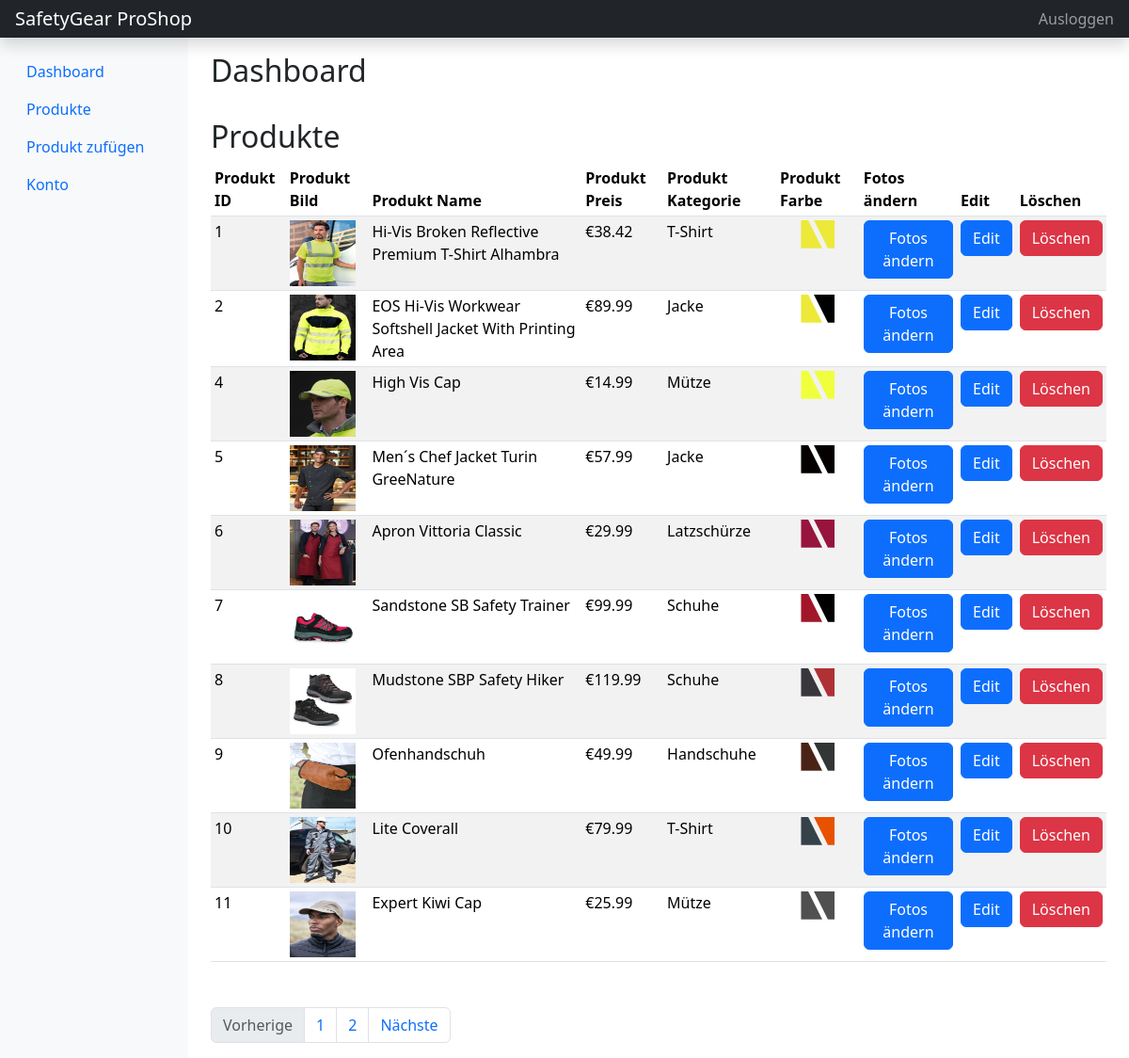
The page /admin/products.php (signed in) on the database its author committed.
### tables this page shows
CREATE TABLE `products` (
  `product_id` int(11) NOT NULL,
  `product_name` varchar(150) NOT NULL,
  `product_category` varchar(100) NOT NULL,
  `product_description` varchar(255) NOT NULL,
  `product_image1` varchar(255) NOT NULL,
  `product_image2` varchar(255) NOT NULL,
  `product_image3` varchar(255) NOT NULL,
  `product_image4` varchar(255) NOT NULL,
  `product_price` decimal(6,2) NOT NULL,
  `product_color1` varchar(10) DEFAULT NULL,
  `product_color2` varchar(10) DEFAULT NULL
);

### admin/products.php (the view, shortened to what this page needs)
<?php
include('../server/connection.php');
include('header.php');
if(isset($_GET['page_no']) && $_GET['page_no'] != ""){
    $page_no = $_GET['page_no'];
} else {
    $page_no = 1;
}
$stmt1 = $conn_db->prepare("SELECT COUNT(*) AS total_records FROM products");
$stmt1->execute();
$stmt1->bind_result($total_records);
$total_records_per_page = 10;
$offset = ($page_no - 1) * $total_records_per_page;
$total_no_of_pages = ceil($total_records / $total_records_per_page);
$stmt2 = $conn_db->prepare("SELECT * FROM products LIMIT $offset, $total_records_per_page");
$stmt2->execute();
$products = $stmt2->get_result();
?>
<div class="container-fluid">
    <div class="row" style="min-height: 1000px;">
    <?php include('sidemenu.php'); ?>
    <main class="col-md-9 ms-sm-auto col-lg-10 px-md-4">
        <div class="d-flex justify-content-between flex-wrap flex-md-nowrap align-items-center pt-3 pb-2 mb-3">
            <h1 class="h2">Dashboard</h1>
        </div>
        <h2>Produkte</h2>
        <div class="table-responsive">
            <table class="table table-striped table-sm">
                <thead>
                    <tr>
                        <th scope="col">Produkt ID</th>
                        <th scope="col">Produkt Bild</th>
                        <th scope="col">Produkt Name</th>
                        <th scope="col">Produkt Preis</th>
                        <th scope="col">Produkt Kategorie</th>
                        <th scope="col">Produkt Farbe</th>
                        <th scope="col">Fotos ändern</th>
                        <th scope="col">Edit</th>
                        <th scope="col">Löschen</th>
                    </tr>
                </thead>
                <tbody>
                    <?php foreach($products as $product) { ?>
                        <tr>
                            <td><?php echo $product['product_id']; ?></td>
                            <td><img src="<?php echo "../assets/imgs/" . $product['product_image1']; ?>" style="width: 70px; height:70px;"/></td>
                            <td><?php echo $product['product_name']; ?></td>
                            <td><?php echo "€" . $product['product_price']; ?></td>
                            <td><?php echo $product['product_category']; ?></td>
                            <td>
                                <div class="colors colors row mx-auto container-fluid justify-content-center">
                                    <dir class="color1" style="width: 30px; height: 30px; background-color:<?php echo $product['product_color1']; ?>"></dir>
                                    <dir class="color2" style="width: 30px; height: 30px; background-color:<?php echo $product['product_color2']; ?>"></dir>
                            </td>
                            <td><a href="<?php echo "edit_images.php?product_id=" . $product['product_id'] . "&product_name=" . $product['product_name']; ?>" class="btn btn-primary">Fotos ändern</a></td>
                            <td><a href="edit_product.php?product_id=<?php echo $product['product_id']; ?>" class="btn btn-primary">Edit</a></td>
                            <td><a href="delete_product.php?product_id=<?php echo $product['product_id'] ?>" class="btn btn-danger">Löschen</a></td>
                        </tr>
                    <?php } ?>
                </tbody>
            </table>
            <ul class="pagination mt-5 mx-auto">
                <li class="page-item <?php if($page_no <= 1){echo 'disabled';} ?>">
                    <a href="<?php if($page_no <= 1){echo '#';} else {echo "?page_no=" . ($page_no - 1);} ?>" class="page-link">Vorherige</a>
                </li>
                <li class="page-item"><a href="?page_no=1" class="page-link">1</a></li>
                <li class="page-item"><a href="?page_no=2" class="page-link">2</a></li>
                <li class="page-item <?php if($page_no >= $total_no_of_pages){echo 'disabled';} ?>">
                    <a href="<?php if($page_no >= $total_no_of_pages){echo '#';} else {echo "?page_no=" . ($page_no + 1);} ?>" class="page-link">Nächste</a>
                </li>
            </ul>
        </div>
    </main>
    </div>
</div>

### assets/css/style.css (style rules this page uses)
.color1 { height: 20px; width: 20px; margin-right: -15px; clip-path: polygon(0 0, 25% 0, 75% 100%, 0% 100%); }
.color2 { height: 20px; width: 20px; margin-left: -9px; clip-path: polygon(25% 0, 100% 0, 100% 100%, 75% 100%); }

### rows shown on the page
products: product_id "1", product_image1 (picture), product_name "Hi-Vis Broken Reflective Premium T-Shirt Alhambra", product_price "38.42", product_category "T-Shirt"
products: product_id "2", product_image1 (picture), product_name "EOS Hi-Vis Workwear Softshell Jacket With Printing Area", product_price "89.99", product_category "Jacke"
products: product_id "4", product_image1 (picture), product_name "High Vis Cap", product_price "14.99", product_category "Mütze"
products: product_id "5", product_image1 (picture), product_name "Men´s Chef Jacket Turin GreeNature", product_price "57.99", product_category "Jacke"
products: product_id "6", product_image1 (picture), product_name "Apron Vittoria Classic", product_price "29.99", product_category "Latzschürze"
products: product_id "7", product_image1 (picture), product_name "Sandstone SB Safety Trainer", product_price "99.99", product_category "Schuhe"
products: product_id "8", product_image1 (picture), product_name "Mudstone SBP Safety Hiker", product_price "119.99", product_category "Schuhe"
products: product_id "9", product_image1 (picture), product_name "Ofenhandschuh", product_price "49.99", product_category "Handschuhe"
products: product_id "10", product_image1 (picture), product_name "Lite Coverall", product_price "79.99", product_category "T-Shirt"
products: product_id "11", product_image1 (picture), product_name "Expert Kiwi Cap", product_price "25.99", product_category "Mütze"
